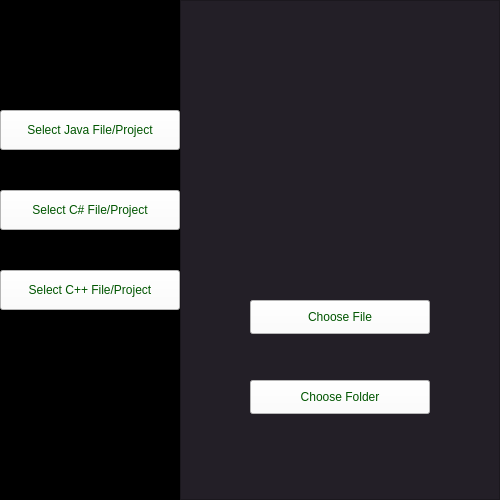
<?xml version="1.0" encoding="UTF-8"?>
<ui version="4.0">
 <class>MainWindow</class>
 <widget class="QMainWindow" name="MainWindow">
  <property name="geometry">
   <rect>
    <x>0</x>
    <y>0</y>
    <width>500</width>
    <height>500</height>
   </rect>
  </property>
  <property name="windowTitle">
   <string>MainWindow</string>
  </property>
  <widget class="QWidget" name="centralwidget">
   <widget class="QFrame" name="frameMenu">
    <property name="geometry">
     <rect>
      <x>0</x>
      <y>0</y>
      <width>180</width>
      <height>500</height>
     </rect>
    </property>
    <property name="styleSheet">
     <string notr="true">background-color: rgb(0, 0, 0);</string>
    </property>
    <property name="frameShape">
     <enum>QFrame::StyledPanel</enum>
    </property>
    <property name="frameShadow">
     <enum>QFrame::Raised</enum>
    </property>
    <widget class="QPushButton" name="b1">
     <property name="geometry">
      <rect>
       <x>0</x>
       <y>110</y>
       <width>180</width>
       <height>40</height>
      </rect>
     </property>
     <property name="styleSheet">
      <string notr="true">color: rgb(0, 85, 0);
background-color: rgb(255, 255, 255);</string>
     </property>
     <property name="text">
      <string>Select Java File/Project</string>
     </property>
     <property name="icon">
      <iconset>
       <normaloff>photos/download.png</normaloff>photos/download.png</iconset>
     </property>
    </widget>
    <widget class="QPushButton" name="b2">
     <property name="geometry">
      <rect>
       <x>0</x>
       <y>190</y>
       <width>180</width>
       <height>40</height>
      </rect>
     </property>
     <property name="styleSheet">
      <string notr="true">color: rgb(0, 85, 0);
background-color: rgb(255, 255, 255);</string>
     </property>
     <property name="text">
      <string>Select C# File/Project</string>
     </property>
     <property name="icon">
      <iconset>
       <normaloff>photos/C#.png</normaloff>photos/C#.png</iconset>
     </property>
    </widget>
    <widget class="QPushButton" name="b3">
     <property name="geometry">
      <rect>
       <x>0</x>
       <y>270</y>
       <width>180</width>
       <height>40</height>
      </rect>
     </property>
     <property name="styleSheet">
      <string notr="true">color: rgb(0, 85, 0);
background-color: rgb(255, 255, 255);</string>
     </property>
     <property name="text">
      <string>Select C++ File/Project</string>
     </property>
     <property name="icon">
      <iconset>
       <normaloff>photos/c++.png</normaloff>photos/c++.png</iconset>
     </property>
    </widget>
   </widget>
   <widget class="QStackedWidget" name="stack">
    <property name="geometry">
     <rect>
      <x>180</x>
      <y>0</y>
      <width>320</width>
      <height>500</height>
     </rect>
    </property>
    <property name="currentIndex">
     <number>1</number>
    </property>
    <widget class="QWidget" name="p1">
     <widget class="QFrame" name="frame1">
      <property name="geometry">
       <rect>
        <x>0</x>
        <y>0</y>
        <width>320</width>
        <height>500</height>
       </rect>
      </property>
      <property name="styleSheet">
       <string notr="true">background-color: rgb(35, 31, 39);</string>
      </property>
      <property name="frameShape">
       <enum>QFrame::StyledPanel</enum>
      </property>
      <property name="frameShadow">
       <enum>QFrame::Raised</enum>
      </property>
      <widget class="QPushButton" name="bj1">
       <property name="geometry">
        <rect>
         <x>70</x>
         <y>300</y>
         <width>180</width>
         <height>34</height>
        </rect>
       </property>
       <property name="styleSheet">
        <string notr="true">color: rgb(0, 85, 0);
background-color: rgb(255, 255, 255);</string>
       </property>
       <property name="text">
        <string>Choose File</string>
       </property>
       <property name="icon">
        <iconset>
         <normaloff>photos/file.png</normaloff>photos/file.png</iconset>
       </property>
      </widget>
      <widget class="QPushButton" name="bj2">
       <property name="geometry">
        <rect>
         <x>70</x>
         <y>380</y>
         <width>180</width>
         <height>34</height>
        </rect>
       </property>
       <property name="styleSheet">
        <string notr="true">color: rgb(0, 85, 0);
background-color: rgb(255, 255, 255);</string>
       </property>
       <property name="text">
        <string>Choose Folder</string>
       </property>
       <property name="icon">
        <iconset>
         <normaloff>photos/Folder.png</normaloff>photos/Folder.png</iconset>
       </property>
      </widget>
      <widget class="QLabel" name="bj">
       <property name="geometry">
        <rect>
         <x>50</x>
         <y>10</y>
         <width>241</width>
         <height>261</height>
        </rect>
       </property>
       <property name="text">
        <string/>
       </property>
       <property name="pixmap">
        <pixmap>photos/download.png</pixmap>
       </property>
      </widget>
     </widget>
    </widget>
    <widget class="QWidget" name="p2">
     <widget class="QFrame" name="frame2">
      <property name="geometry">
       <rect>
        <x>0</x>
        <y>0</y>
        <width>320</width>
        <height>500</height>
       </rect>
      </property>
      <property name="styleSheet">
       <string notr="true">background-color: rgb(35, 31, 39);</string>
      </property>
      <property name="frameShape">
       <enum>QFrame::StyledPanel</enum>
      </property>
      <property name="frameShadow">
       <enum>QFrame::Raised</enum>
      </property>
      <widget class="QPushButton" name="bc1">
       <property name="geometry">
        <rect>
         <x>70</x>
         <y>300</y>
         <width>180</width>
         <height>34</height>
        </rect>
       </property>
       <property name="styleSheet">
        <string notr="true">color: rgb(0, 85, 0);
background-color: rgb(255, 255, 255);</string>
       </property>
       <property name="text">
        <string>Choose File</string>
       </property>
       <property name="icon">
        <iconset>
         <normaloff>photos/file.png</normaloff>photos/file.png</iconset>
       </property>
      </widget>
      <widget class="QPushButton" name="bc2">
       <property name="geometry">
        <rect>
         <x>70</x>
         <y>380</y>
         <width>180</width>
         <height>34</height>
        </rect>
       </property>
       <property name="styleSheet">
        <string notr="true">color: rgb(0, 85, 0);
background-color: rgb(255, 255, 255);</string>
       </property>
       <property name="text">
        <string>Choose Folder</string>
       </property>
       <property name="icon">
        <iconset>
         <normaloff>photos/Folder.png</normaloff>photos/Folder.png</iconset>
       </property>
      </widget>
      <widget class="QLabel" name="bc">
       <property name="geometry">
        <rect>
         <x>50</x>
         <y>40</y>
         <width>251</width>
         <height>231</height>
        </rect>
       </property>
       <property name="text">
        <string/>
       </property>
       <property name="pixmap">
        <pixmap>photos/c++.png</pixmap>
       </property>
      </widget>
     </widget>
    </widget>
    <widget class="QWidget" name="p3">
     <widget class="QFrame" name="frame3">
      <property name="geometry">
       <rect>
        <x>0</x>
        <y>0</y>
        <width>320</width>
        <height>500</height>
       </rect>
      </property>
      <property name="styleSheet">
       <string notr="true">background-color: rgb(35, 31, 39);</string>
      </property>
      <property name="frameShape">
       <enum>QFrame::StyledPanel</enum>
      </property>
      <property name="frameShadow">
       <enum>QFrame::Raised</enum>
      </property>
      <widget class="QPushButton" name="bcs1">
       <property name="geometry">
        <rect>
         <x>70</x>
         <y>300</y>
         <width>180</width>
         <height>34</height>
        </rect>
       </property>
       <property name="styleSheet">
        <string notr="true">color: rgb(0, 85, 0);
background-color: rgb(255, 255, 255);</string>
       </property>
       <property name="text">
        <string>Choose File</string>
       </property>
       <property name="icon">
        <iconset>
         <normaloff>photos/file.png</normaloff>photos/file.png</iconset>
       </property>
      </widget>
      <widget class="QPushButton" name="bcs2">
       <property name="geometry">
        <rect>
         <x>70</x>
         <y>380</y>
         <width>180</width>
         <height>34</height>
        </rect>
       </property>
       <property name="styleSheet">
        <string notr="true">color: rgb(0, 85, 0);
background-color: rgb(255, 255, 255);</string>
       </property>
       <property name="text">
        <string>Choose Folder</string>
       </property>
       <property name="icon">
        <iconset>
         <normaloff>photos/Folder.png</normaloff>photos/Folder.png</iconset>
       </property>
      </widget>
      <widget class="QLabel" name="bcs">
       <property name="geometry">
        <rect>
         <x>50</x>
         <y>40</y>
         <width>251</width>
         <height>231</height>
        </rect>
       </property>
       <property name="text">
        <string/>
       </property>
       <property name="pixmap">
        <pixmap>photos/C#.png</pixmap>
       </property>
      </widget>
     </widget>
    </widget>
   </widget>
  </widget>
 </widget>
 <resources/>
 <connections/>
</ui>
